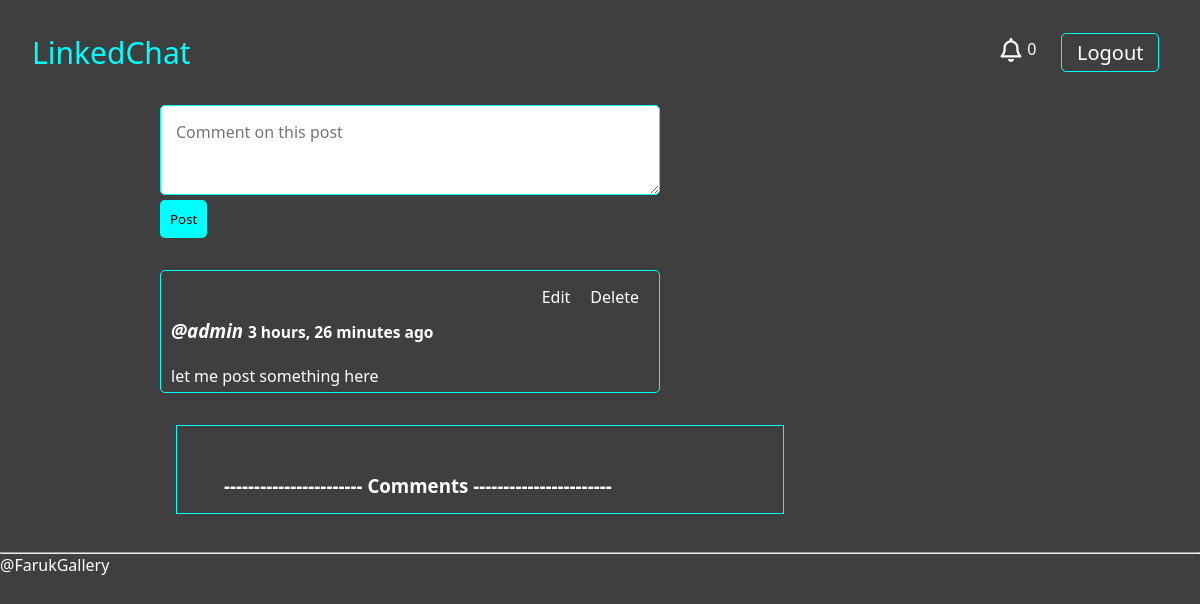
The app's page /post/10/ (signed in) with its own data.
### base/models.py (models this page shows)
class Post(models.Model):
  body = models.TextField()
  author = models.ForeignKey(User, on_delete=models.CASCADE)
  created = models.DateTimeField(default=timezone.now)
  likes = models.ManyToManyField(User, related_name='likes', blank=True)
  dislikes = models.ManyToManyField(User, related_name='dislikes', blank=True)
  class Meta:
    ordering = ['-created']
  def __str__(self):
    return self.body

### base/views.py (the view, shortened to what this page needs)
# urls.py: path('post/<str:pk>/', PostDetail.as_view(), name='post-detail'),
class PostDetail(View):
   def get(self, request, pk, *args, **kwargs):
      post = Post.objects.get(pk=pk)
      form = CommentForm()
      comments = Comment.objects.filter(post=post)
      context = {
         'post': post,
         'form': form,
         'comments': comments
      }
      return render(request, 'base/post_detail.html', context)

### base/forms.py
class CommentForm(ModelForm):
  class Meta:
    model = Comment
    fields = ['comment']

### base/templatetags/custom_tags.py (called while the page is built)
@register.inclusion_tag('base/show_notifications.html', takes_context=True)
def show_notifications(context):
  request_user = context['request'].user
  notifications = Notification.objects.filter(to_user=request_user).exclude(user_has_seen=True).order_by('-date')
  return {'notifications': notifications}

### base/templates/base/post_detail.html (shortened to what this page needs)
{% extends 'main.html' %}
{% load widget_tweaks %}
{% block content %}
<div class="post-detail-container">
    <div class="post-detail-wrapper">
      <div class="post-form">
        <form action="" method="POST">
          {% render_field form.comment placeholder="Comment on this post" class+="form-field" %}
          <button class="post-btn" type="submit">Post</button>
        </form>
      </div>
      <div class="posts-container">
        <div class="update-delete-btn">
          <a href="{% url 'edit-post' post.id %}">Edit</a>
          <a href="{% url 'delete-post' post.id %}">Delete</a>
        </div>
        <div class="post-user-info">
          <a href="{% url 'profile' post.author.id %}">
            <h3>{{ post.author.name }} <i>@{{ post.author.username }}</i>
              <small>
              {{ post.created|timesince}} ago
            </small>
          </h3>
          </a>
        </div>
        <br>
        <p>{{ post }}</p>
      </div>
      <div class="comment-wrapper">
      <h3 style="margin-top: 2rem; margin-left: 2rem;">-----------------------  Comments  -----------------------</h3>
      </div>
    </div>
  </div>
{% endblock content %}

### static/css/main.css (style rules this page uses)
* { box-sizing: border-box; padding: 0; margin: 0; font-family: 'Segoe UI', Tahoma, Geneva, Verdana, sans-serif; }
body { background-color: #3f3f3f; color: #ffff; }
a { text-decoration: none; color: #ffff; }
.form-field { width: 500px; height: 90px; font-size: 16px; border: 1px solid #00FFFF; border-style: solid; border-width: 1px; border-radius: 5px; padding-left: 15px; padding-top: 15px; }
.post-btn { display: block; padding: 10px; background-color: #00FFFF ; border-style: solid; border: none; border-width: 1px; border-radius: 5px; transition: opacity 0.3s; }
.posts-container { width: 500px; min-height: 5rem; margin-top: 2rem; padding: 5px 10px; border: 1px solid #00FFFF; border-width: 1px; border-style: solid; border-radius: 5px; }
.update-delete-btn { display: flex; justify-content: end; align-items: center; }
.update-delete-btn a { padding: 10px; }
.post-user-info { display: flex; align-items: center; vertical-align: center; }
.post-detail-container { display: grid; grid-template-columns: 3fr 2fr; justify-content: center; align-items: center; margin-left: 10rem; }
.post-detail-wrapper { display: block; }
.comment-wrapper { margin-left: 1rem; border: 1px solid #00FFFF; margin-bottom: 1rem; margin-top: 2rem; padding: 15px; }

### records on screen
Post: author.username "admin", created "3 hours, 26 minutes", body "let me post something here"

### other values on screen
{{ notifications.count }} "0"
